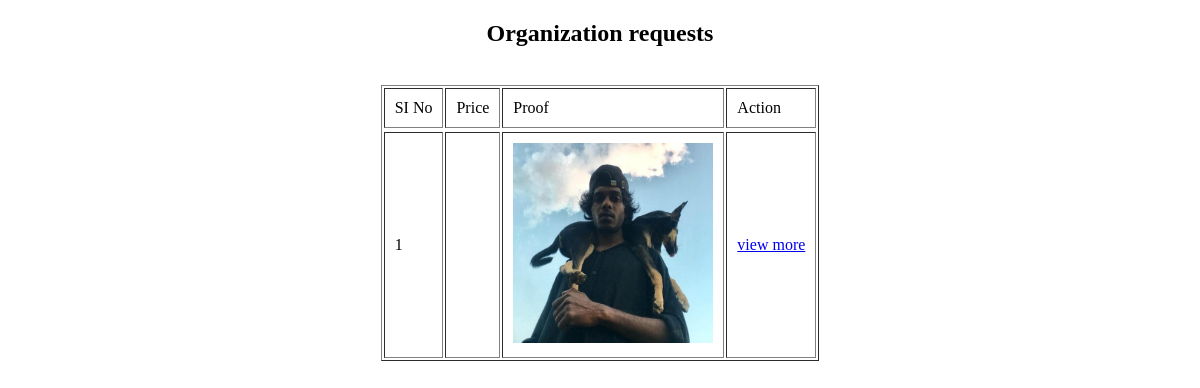
The app's page /MedicalShop/viewrequest/, older data.
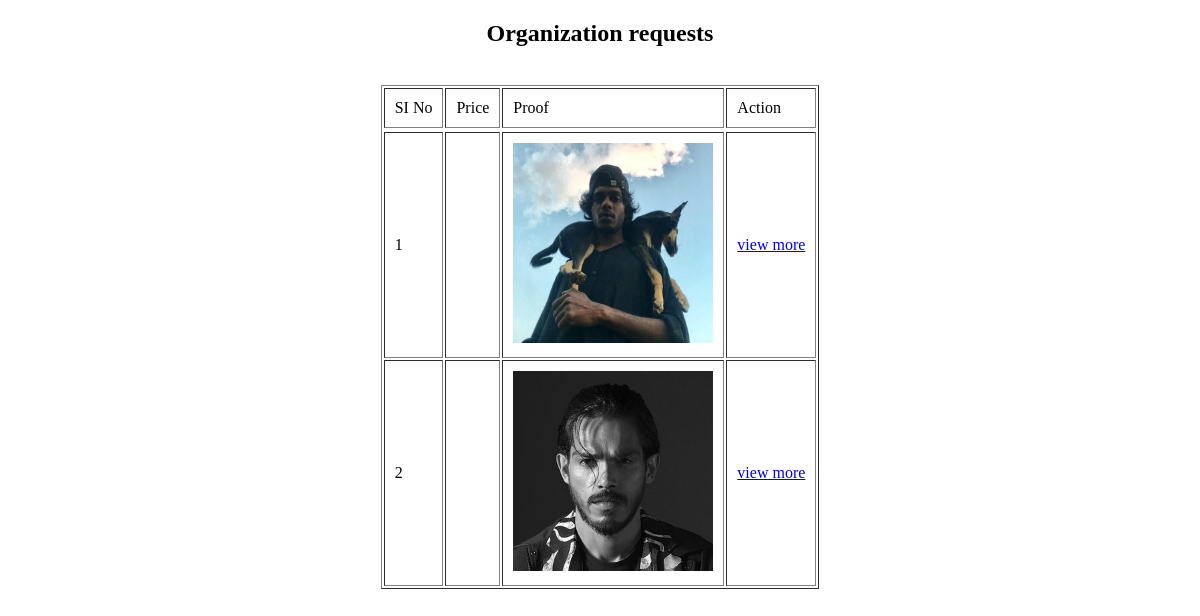
The same page, newer data.
### Organization/models.py (models this page shows)
class tbl_helprequest(models.Model):
    req_price=models.CharField(max_length=50)
    req_content=models.CharField(max_length=50)
    req_proof=models.FileField(upload_to="Requests/")
    req_request=models.ForeignKey(tbl_request,on_delete=models.CASCADE)
    status=models.CharField(max_length=50,default=0,null=True)

### MedicalShop/views.py (the view)
# urls.py: path('viewrequest/',views.viewrequest,name="viewrequest"),
def viewrequest(request):
    type=tbl_request.objects.get(id=5)
    rqst1=tbl_helprequest.objects.filter(status=1,req_request=type,)
    return render(request,"MedicalShop/ViewRequest.html",{'rqst1':rqst1})

### MedicalShop/Templates/MedicalShop/ViewRequest.html (shortened to what this page needs)
<!DOCTYPE html>
<html lang="en">
<head>
</head>
<body>
    <center>
        <h2>Organization requests</h2><br>
<form action="" method="post" enctype="multipart/form-data">
    <table border="1" cellpadding="10">
        <tr>
            <td>SI No</td>
            <td>Price</td>
            <td>Proof</td>
            <td>Action</td>
        </tr>
        <tr>
            {% for i in rqst1 %}
            <tr>
                <td>{{forloop.counter}}</td>
                <td>{{i.req_price}}</td>
                <td><img src="{{ i.req_proof.url }}" alt="Image" width="200" height="200"></td>
                 <td>
                     <a href="{% url 'MedicalShop:requestfull' i.id %}">view more</a>
                </td>
            </tr>
            {% endfor %}
        </tr>
    </table>
</form>
</center>
</body>
</html>

Row changes from the older to the newer data that the page shows:
added tbl_helprequest: req_proof (picture)
